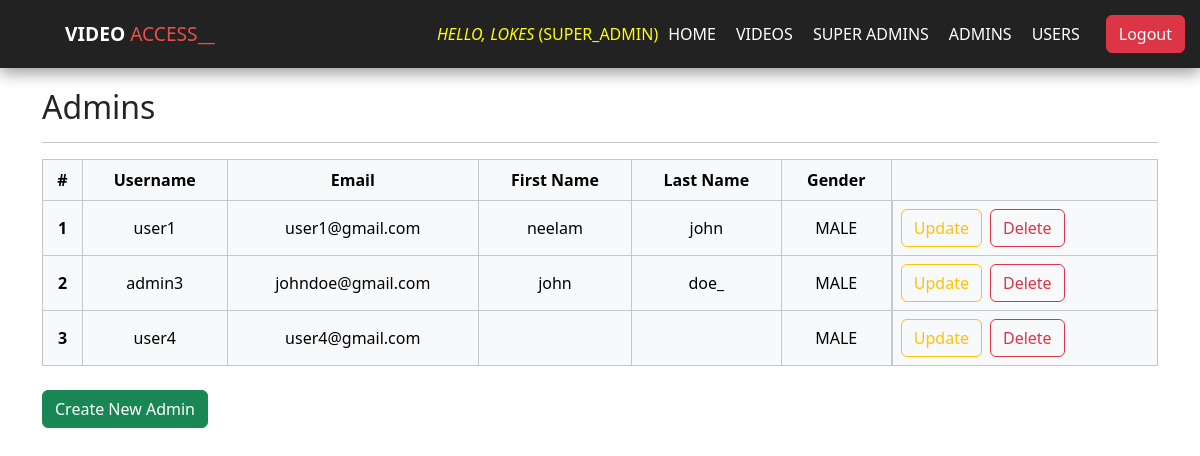
Screenshot of /myapp/admins/ (signed in) with the database file from the repository.
### authentication/models.py (models this page shows, shortened)
class User(AbstractUser):
    class Type(models.TextChoices):
        SUPER_ADMIN = 'SUPER_ADMIN', 'Super Admin'
        ADMIN = 'ADMIN', 'Admin'
        USER = 'USER', 'User'
    class Gender(models.TextChoices):
        MALE = 'MALE', 'Male'
        FEMALE = 'FEMALE', 'Female'
        OTHER = 'OTHER', 'Other'
    default_type = Type.SUPER_ADMIN
    objects = UserManager()
    admin = AdminManager()
    default_user = DefaultUserManager()
    super_admin = SuperAdminManager()
    email = models.EmailField(unique=True)
    type = models.CharField("User Type", max_length=11, choices=Type.choices)
    gender = models.CharField("Gender", max_length=6, choices=Gender.choices)
    first_name = models.CharField(max_length=15, blank=True)
    last_name = models.CharField(max_length=15, blank=True)

### myapp/views.py (the view)
    def inner(request):
        if request.user.type=='ADMIN' or request.user.type=='SUPER_ADMIN':
            return func(request)
        else:
            return HttpResponse(f'<h2><pre>Access Denied for non-ADMIN and non-SUPER_ADMIN !!!</pre></h2><p>URL: <b>{request.path}</b></p><p>Username: <b>{request.user.username}</b></p><p>User Type: <b>{request.user.type}</b></p>Goto <a href="/myapp/dashboard">Home page</a>')

### authentication/models.py (called while the page is built)
    def get_queryset(self) -> models.QuerySet:
        query_set = super().get_queryset()
        return query_set.filter(type='ADMIN')

### myapp/views.py (called while the page is built)
def admin_and_super_admin_only(func):
    def inner(request):
        if request.user.type=='ADMIN' or request.user.type=='SUPER_ADMIN':
            return func(request)
        else:
            return HttpResponse(f'<h2><pre>Access Denied for non-ADMIN and non-SUPER_ADMIN !!!</pre></h2><p>URL: <b>{request.path}</b></p><p>Username: <b>{request.user.username}</b></p><p>User Type: <b>{request.user.type}</b></p>Goto <a href="/myapp/dashboard">Home page</a>')
    return inner

@login_required(login_url='/auth/login/')
@admin_and_super_admin_only
def admin_ops_view(request):
    admins = User.admin.all()
    return render(request, 'admin_ops.html', {'admins': admins})

### myapp/templates/admin_ops.html (shortened to what this page needs)
{% extends "base.html" %}
{% load static %}
{% block content %}
<h2>Admins</h2>
<hr>
<table class="table table-bordered table-light table-hover text-center align-middle">
    <thead>
        <tr>
          <th scope="col">#</th>
          <th scope="col">Username</th>
          <th scope="col">Email</th>
          <th scope="col">First Name</th>
          <th scope="col">Last Name</th>
          <th scope="col">Gender</th>
          <th scope="col"></th>
        </tr>
      </thead>
    <tbody>
    {% for admin in admins %}
    <tr>
        <th class="counter"></th>
        {% if admin.id == user.id %}
            <td>*{{admin.username}}</td>
        {% else %}
            <td>{{admin.username}}</td>
        {% endif %}
        <td>{{admin.email}}</td>
        <td>{{admin.first_name}}</td>
        <td>{{admin.last_name}}</td>
        <td>{{admin.gender}}</td>
        <td style="display:flex;">
            <form action="/myapp/update-admin-form/" method="post">{% csrf_token %}
                <button type="submit" class="btn btn-outline-warning" name="update_id" value="{{ admin.id }}">Update</button>
            </form>
            <form action="/myapp/delete-admin/" method="post">{% csrf_token %}
                <button type="submit" class="btn btn-outline-danger ms-2" name="delete_id" value="{{ admin.id }}">Delete</button>
            </form>
        </td>
    </tr>
    {% endfor %}
    </tbody>
</table>
<a href="/myapp/create-admin" class="btn btn-success mt-2">Create New Admin</a>
{% endblock content %}

### myapp/templates/base.html (shortened to what this page needs)
<!DOCTYPE html>
<html lang="en">
<head>
    {% load static %}
    <link href="https://cdn.jsdelivr.net/npm/bootstrap@5.3.3/dist/css/bootstrap.min.css" rel="stylesheet"
>
    <link rel="stylesheet" href="{% static 'base.css' %}">
</head>
<body>
    <nav class="navbar11">
        <div class="logoWrapper">
            <span class="title1">Video</span>
            <span class="title2">Access__</span>
        </div>
        <ul class="navigation1">
            {% if user.is_authenticated %}
                <div style="color:yellow;"><i>hello, {{ user.username }}</i> ({{ user.type }})</div>
                <li class="list-item1"><a class="link1" href="/myapp/dashboard/">Home</a></li>
                {% if user.type == 'ADMIN' or user.type == 'SUPER_ADMIN' %}
                <li class="list-item1"><a class="link1" href="{% url 'video_manager' %}">Videos</a></li>
                    {% if user.type == 'SUPER_ADMIN' %}
                        <li class="list-item1"><a class="link1" href="/myapp/super-admins/">Super Admins</a></li>
                        <li class="list-item1"><a class="link1" href="/myapp/admins/">Admins</a></li>
                    {% endif %}
                    <li class="list-item1"><a class="link1" href="/myapp/users/">Users</a></li>
                {% endif %}
                <form action="/auth/logout/" method="post">{% csrf_token %}<button type="submit" role=""
                        class="btn btn-danger ms-3">Logout</button></form>
            {%else%}
                <li class="list-item1"><a class="link1" href="#">Welcome</a></li>
            {%endif%}
        </ul>
    </nav>
    <div class="container">
        {% block content %}
        {% endblock content %}
    </div>
</body>
</html>

### myapp/static/base.css (style rules this page uses)
body { margin: 0; padding: 0; }

### rows the page displays
User: username "LOKES", type "SUPER_ADMIN"
User: username "user1", email "user1@gmail.com", first_name "neelam", last_name "john", gender "MALE", {{ admin.id }} 2 (drawn)
User: username "admin3", email "johndoe@gmail.com", first_name "john", last_name "doe_", gender "MALE", {{ admin.id }} 9 (drawn)
User: username "user4", email "user4@gmail.com", gender "MALE", {{ admin.id }} 11 (drawn)
